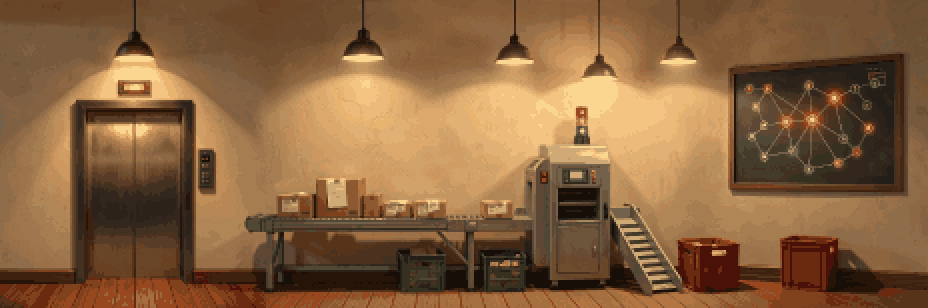
#> input picture web3d/pixel/paintings/picks/billie_orchestrator-px.png, 928 x 308 px
$ python -i art_common.py   (imports and definitions only)
#> lines starting #> are read from the running program, lines starting #| are printed output that depends on the picture
"""What the art scripts share, with Pillow alone at import (numpy, where a helper needs it, inside that helper): the paths,
the panoramas' size, the palette of what is drawn in code, the Draw Things call, the magenta key and the reduce of a
sprite, the tower's coarse grid (coarsen, regrid), the mends pasted over a pick, a painting's glass and its relighting at another hour, and the lossless save.

New keys in the JSON the pages read give a box as [x0, y0, x1, y1] in art px, as the scenes' FX do.
"""
import base64
import io
import json
import sys
import urllib.request
from pathlib import Path

from PIL import Image, ImageDraw, ImageFilter

PIXEL = Path(__file__).resolve().parent
ROOT = PIXEL.parents[1]                       # the repository
PAINTINGS = PIXEL / "paintings"
CANDIDATES = PAINTINGS / "candidates"         # what Draw Things painted (only the picks' inputs are committed)
PICKS = PAINTINGS / "picks"                   # what the bakes read
OUT = ROOT / "static" / "building" / "pixel"  # where every bake writes unless told otherwise

# The panoramas (the city, Workshop Row, the Library and the rooms): painted PW x PH, a 4:1 blockout of H rows; Draw Things
# paints whole 64s, and the city's pick 700's last 32 rows are black. Baked ART_W wide on COLOURS colours.
PW, H = 3456, 864
PH = H // 64 * 64
ART_W, COLOURS = 1440, 64
SIZE = [ART_W, round(ART_W * PH / PW)]


def ramp(*hexes):
    return [tuple(int(h[i:i + 2], 16) for i in (1, 3, 5)) for h in hexes]


# The palette of what is drawn in code (the floors' slabs, lights, screens), the accents and the icons (gen_icons.py). The
# paintings, and the covers baked from them, keep their own colours.
R = {
    "wall": ramp("#2a2226", "#3d3034", "#574447", "#77605c", "#9a8072", "#bfa58c"),
    "wood": ramp("#24170f", "#3b2618", "#583a22", "#7a5530", "#9e7441", "#c39a5c"),
    "plank": ramp("#1f1610", "#33231a", "#4c3526", "#6a4b35", "#8a6446", "#ac8159"),
    "dark": ramp("#0d0f14", "#151923", "#1f2532", "#2b3344", "#3b4559", "#505d74"),
    "amber": ramp("#3a2208", "#6a3f0c", "#a0640f", "#d38f1b", "#f2b13b", "#ffd77a"),
    "steel": ramp("#1c2026", "#30363e", "#4a525c", "#6d7782", "#97a2ac", "#c9d1d7"),
    "chalk": ramp("#141c18", "#1e2a24", "#2b3a32", "#3d5046", "#5a7064", "#8aa294"),
    "plant": ramp("#0f1f16", "#173222", "#22482f", "#2f613e", "#43804f", "#68a466"),
    "cream": ramp("#3a3530", "#5d564d", "#857c70", "#ada395", "#d3cabb", "#f2ece0"),
    "sky": ramp("#141a33", "#232a4d", "#3b3f6a", "#5d5a86", "#8e78a0", "#d79a9c"),
    "red": ramp("#2a0d0f", "#4a1418", "#73201f", "#a03227", "#c94f33", "#e7794a"),
    "blue": ramp("#0f1a2e", "#17284a", "#21406f", "#2f5c96", "#4f86c0", "#86b6e0"),
    "cyan": ramp("#08262c", "#0d3f49", "#126470", "#1c94a0", "#3fc6cf", "#9cf0f2"),
    "violet": ramp("#1b1230", "#2c1c4f", "#47307a", "#6a4fa8", "#9b7bff", "#cdbcff"),
    "magenta": ramp("#2a0f33", "#4a1757", "#74228a", "#a332b8", "#d04ee0", "#f09af5"),
    "coral": ramp("#2c0f0e", "#521b18", "#7f2c24", "#b44434", "#ff6b5a", "#ffb0a2"),
    "mint": ramp("#0e211b", "#183b30", "#24594a", "#3a8068", "#62b08e", "#a9dcc2"),
    "grey": ramp("#1a1c1f", "#2e3136", "#484c52", "#6a6f76", "#9499a0", "#c8ccd1"),
}
# [1 line not run here, left out]
INK = (10, 11, 16)                                  # outlines
BAYER = [[0, 8, 2, 10], [12, 4, 14, 6], [3, 11, 1, 9], [15, 7, 13, 5]]


# [87 lines left out: functions name, pick, call, paint_candidate, magenta, key and 3 more, not called in this run]


def patched(im, names):
    """im with each patch (patch_picks.py) pasted: its file in picks/, an RGBA crop whose alpha is its feathered mask, at
    the place it was cut from, which its PNG keeps as its "at" text ("x,y")."""
    for patch in names:
        with Image.open(PICKS / patch) as png:
            at, crop = tuple(int(v) for v in png.info["at"].split(",")), png.convert("RGBA")
        im.paste(crop, at, crop)
    return im


def bake(src, patches=(), size=SIZE, keep=(), kept=6):
    """A panorama's painting (a path, or a picture) box-reduced to `size`, on its own COLOURS colours: the city's pixel
    look, undithered. A few k-means passes after the median cut, as plain median cut spends no colour on small lamps (the
    Library's green ones). `keep`, boxes in painting px whose own `kept` colours are cut first and kept, the rest of the
    palette cut from the whole: under snow, the median cut spent the Library's lamp greens on the white."""
#> called with patches = (), keep = (), kept = 6
    im = patched((src.copy() if isinstance(src, Image.Image) else Image.open(src)).convert("RGB"), patches).crop((0, 0, PW, PH))
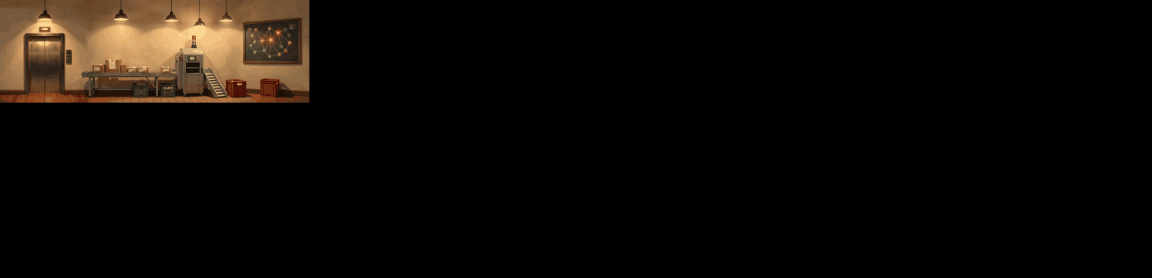
#> im: PIL image 3456x832 RGB (shown at 1/3 size); mean R, G, B 13.5, 9.8, 6.2
    small = im.resize(size, Image.BOX)
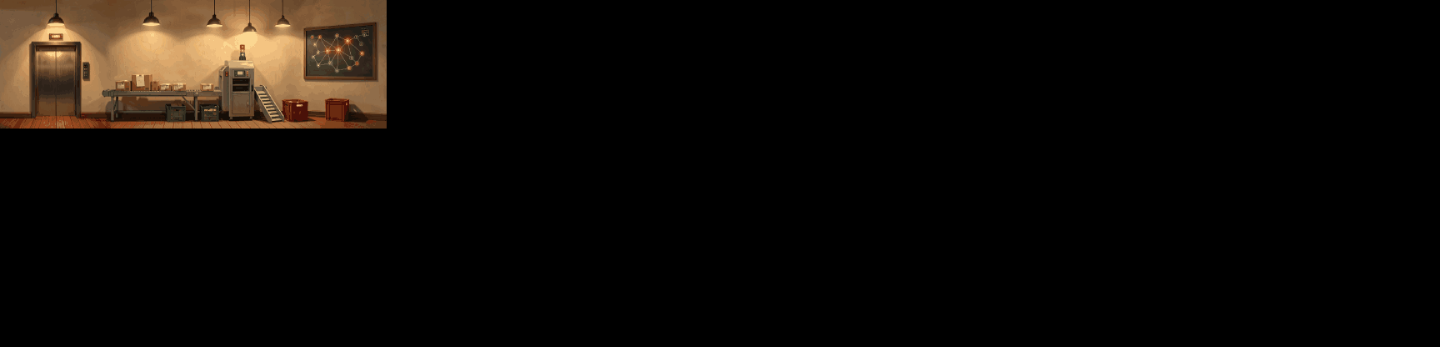
#> small: PIL image 1440x347 RGB; mean R, G, B 13.5, 9.8, 6.3
    cut = {"method": Image.Quantize.MEDIANCUT, "dither": Image.Dither.NONE}
    if not keep:
        return small.quantize(COLOURS, kmeans=3, **cut).convert("RGB")
    k = size[0] / PW
    boxes = [small.crop(tuple(round(v * k) for v in box)) for box in keep]
    strip = Image.new("RGB", (sum(b.width for b in boxes), max(b.height for b in boxes)))
    x = 0
    for b in boxes:
        strip.paste(b, (x, 0))
        x += b.width
    colours = lambda q: [tuple(q.getpalette()[3 * i:3 * i + 3]) for _, i in sorted(q.getcolors())]
    own = colours(strip.quantize(kept, kmeans=3, **cut))
    rest = colours(small.quantize(COLOURS - len(own), kmeans=3, **cut))
    pal = Image.new("P", (1, 1))
    pal.putpalette([v for c in own + rest for v in c] + [0, 0, 0] * (256 - len(own) - len(rest)))
    return small.quantize(palette=pal, dither=Image.Dither.NONE).convert("RGB")


# [87 lines left out: functions coarsen_baked, glass, blur, relit, save_lossless, not called in this run]

>>> result = bake('paintings/picks/billie_orchestrator-px.png')

$ run again, on web3d/pixel/paintings/picks/cab-px.png
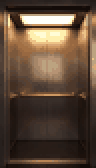
#> input picture web3d/pixel/paintings/picks/cab-px.png, 96 x 168 px
#> in bake, `im = patched((src.copy() if isinstance(src, Image.Image) else Image.op..`:
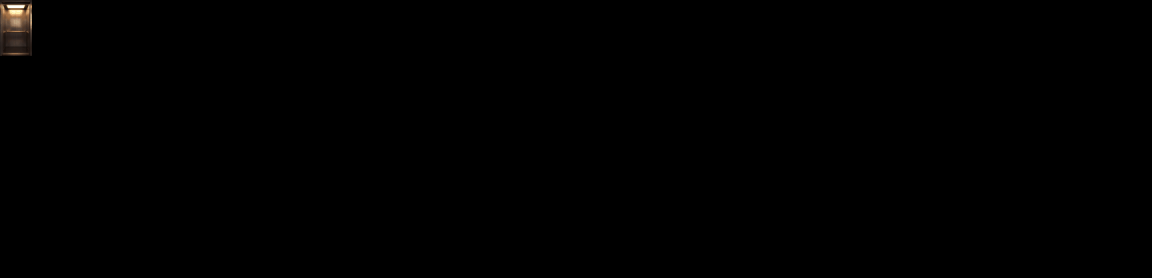
#> im: PIL image 3456x832 RGB (shown at 1/3 size); mean R, G, B 0.5, 0.4, 0.3
#> in bake, `small = im.resize(size, Image.BOX)`:
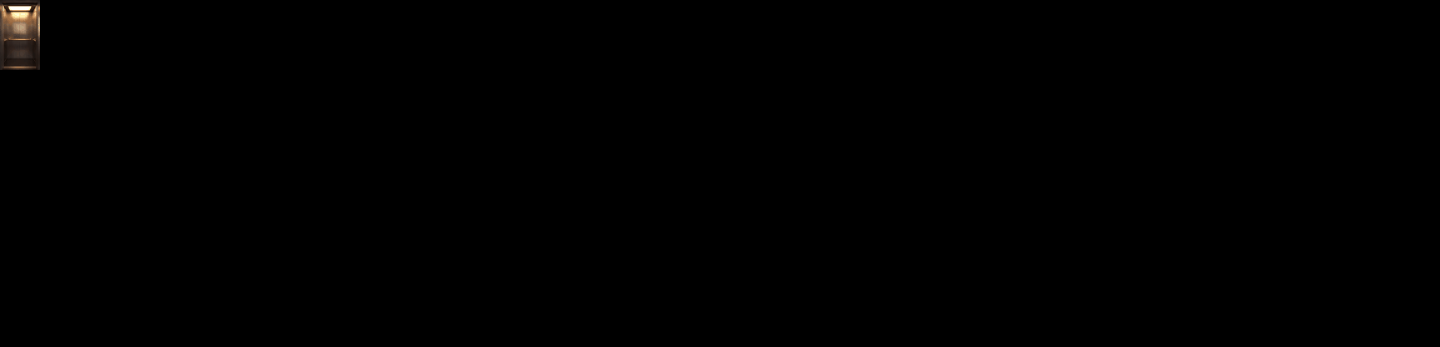
#> small: PIL image 1440x347 RGB; mean R, G, B 0.5, 0.4, 0.3

$ run again, on web3d/pixel/paintings/picks/city-depth.png
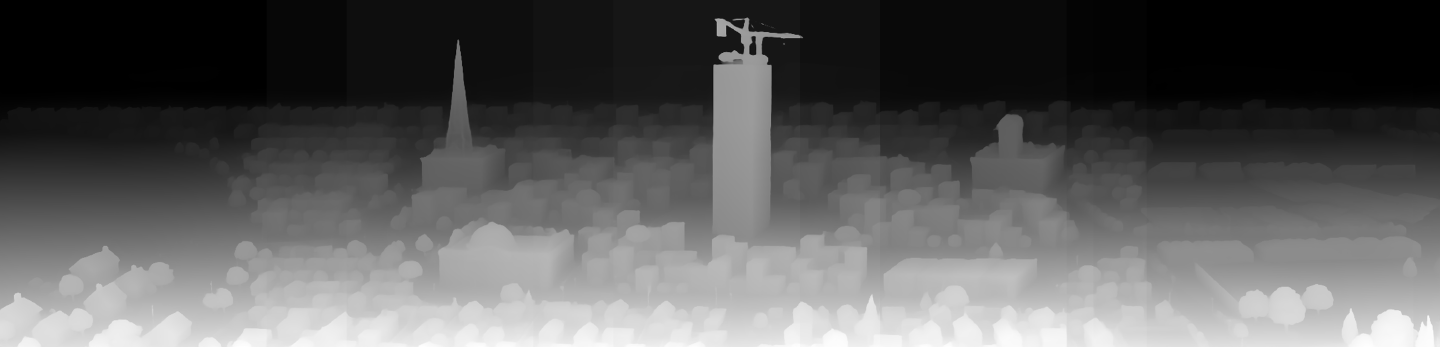
#> input picture web3d/pixel/paintings/picks/city-depth.png, 1440 x 347 px
#> in bake, `im = patched((src.copy() if isinstance(src, Image.Image) else Image.op..`:
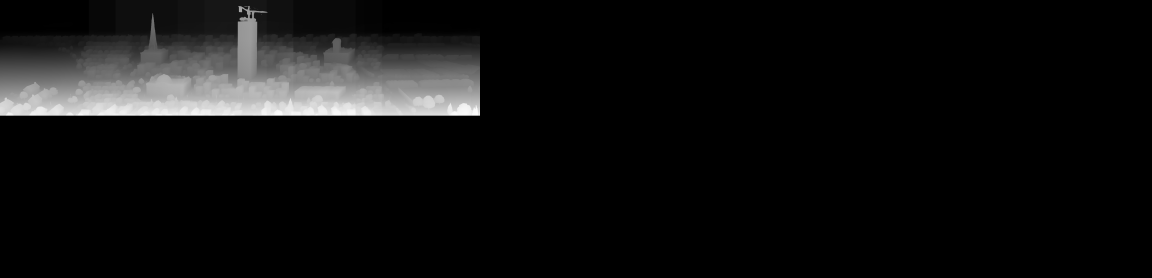
#> im: PIL image 3456x832 RGB (shown at 1/3 size); min 0, max 255, mean 15.8
#> in bake, `small = im.resize(size, Image.BOX)`:
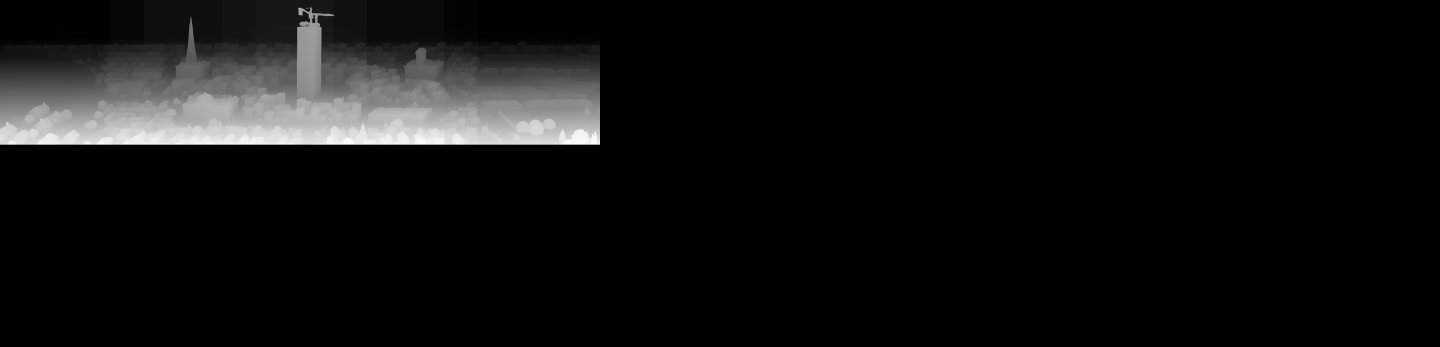
#> small: PIL image 1440x347 RGB; min 0, max 253, mean 15.8
